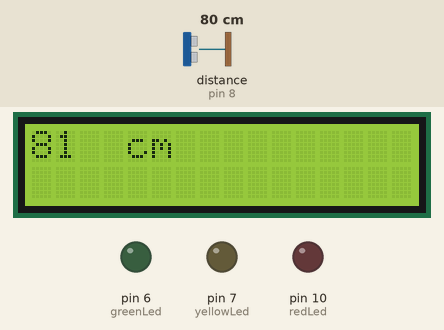
A sketch run on a simulated Arduino Uno, built with avr-gcc and run on an emulated ATmega328P. On the bench: 16×2 character LCD, output pins drawn as LEDs (lit = HIGH). Dashed ring = blinking. The test bench sets the inputs (shaded band); at power-on: distance to the obstacle (sensor on pin 8) 80 cm. The echo pulse lasts 58.3 µs per cm; what the sketch prints to the serial monitor is not drawn.

Above: at 1.2 s.
1.3 s: distance to the obstacle (sensor on pin 8) set to 74 cm
At 1.63 s:
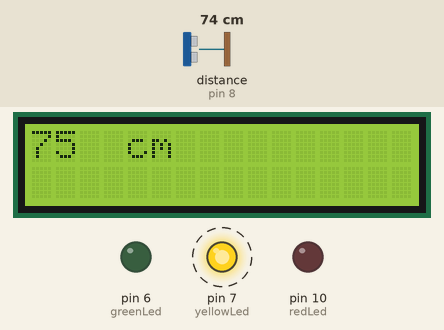
4.4 s: distance to the obstacle (sensor on pin 8) set to 54 cm
At 5.7 s:
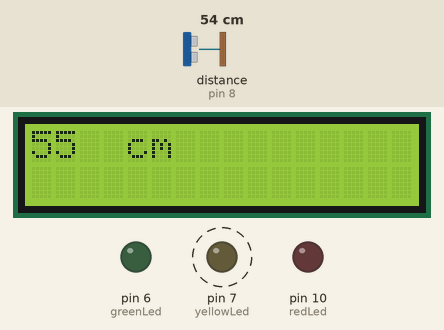
6.5 s: distance to the obstacle (sensor on pin 8) set to 44 cm
At 7.3 s:
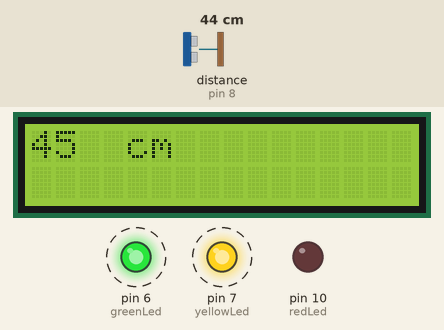
9.6 s: distance to the obstacle (sensor on pin 8) set to 21 cm
At 10.12 s:
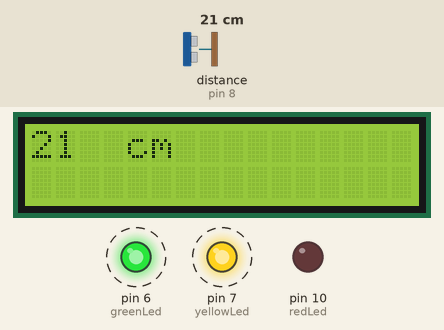
11.4 s: distance to the obstacle (sensor on pin 8) set to 18 cm
At 12.24 s:
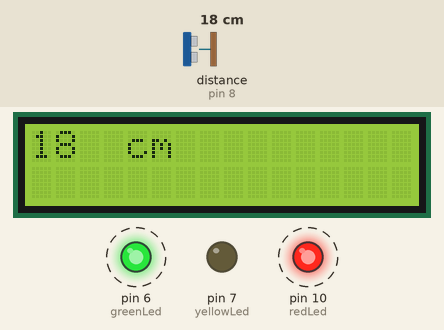
Timing chart, 0 to 15.5 s (numbered marks = the images above; inputs shaded):
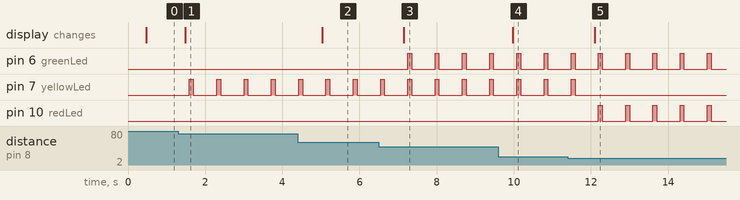

Measured:
- the behaviour switches between 79 and 78 cm on distance to the obstacle (sensor on pin 8) (found by bisection; images 0 and 1)
- the behaviour switches between 49 and 48 cm on distance to the obstacle (sensor on pin 8) (found by bisection; images 2 and 3)
- the behaviour switches between 20 and 19 cm on distance to the obstacle (sensor on pin 8) (found by bisection; images 4 and 5)
- after the input at 1.3 s, pin 7 (yellowLed): alternates HIGH for 0.10 s and LOW for 0.61 s, starting after 0.29 s; the display: changes after 0.19 s (image 1)
- after the input at 4.4 s, the display: changes after 0.63 s (image 2)
- after the input at 6.5 s, pin 6 (greenLed): alternates HIGH for 0.10 s and LOW for 0.61 s, starting after 0.75 s; the display: changes after 0.65 s (image 3)
- after the input at 9.6 s, the display: changes after 0.38 s (image 4)
- after the input at 11.4 s, pin 7 (yellowLed): goes on until 11.6 s, then stays LOW; pin 10 (redLed): alternates HIGH for 0.10 s and LOW for 0.61 s, starting after 0.79 s; the display: changes after 0.69 s (image 5)

The sketch:

ultrasonic_v0.1.ino
```cpp
#include <NewPing.h> //Load UltraSonic Library
#include <LiquidCrystal.h> //Load Liquid Crystal Library

LiquidCrystal lcd(12, 11, 5, 4, 3, 2);

#define TRIGGER_PIN  9
#define ECHO_PIN     8
#define MAX_DISTANCE 400

NewPing sonar(TRIGGER_PIN, ECHO_PIN, MAX_DISTANCE);

int greenLed = 6;
int yellowLed = 7;
int redLed = 10;

void setup() {
  Serial.begin(115200);
  lcd.begin(16, 2);
  lcd.print("testing...");

  // initialize digital pin LEDs as an output.
  pinMode(redLed, OUTPUT);
  pinMode(yellowLed,OUTPUT);
  pinMode(greenLed,OUTPUT);
}

void loop() {

  long cm;
  delay(400);
  Serial.print("Ping: ");

  int dist = sonar.ping_cm();

  Serial.print(dist);
  Serial.println("cm");

  lcd.clear();
  lcd.setCursor(0, 0);
  lcd.print(dist);
  lcd.print("  cm");
  delay(100);

  if (dist <20 )

  {

    digitalWrite(redLed, HIGH);   // turn the LED on (HIGH is the voltage level)
    digitalWrite(greenLed, HIGH);   // turn the LED on (HIGH is the voltage level)
    delay(100);

    digitalWrite(redLed, LOW);   // turn the LED off (LOW is the voltage level)
    digitalWrite(greenLed, LOW);   // turn the LED off (LOW is the voltage level)
    delay(100);

  }
  else if (dist <50)
  {
    digitalWrite(greenLed, HIGH);   // turn the LED on (HIGH is the voltage level)
    digitalWrite(yellowLed, HIGH);   // turn the LED on (HIGH is the voltage level)
    delay(100);

    digitalWrite(greenLed, LOW);   // turn the LED off (LOW is the voltage level)
    digitalWrite(yellowLed, LOW);   // turn the LED off (LOW is the voltage level)
    delay(100);

  }
    else if (dist <80)
  {
    digitalWrite(yellowLed, HIGH);   // turn the LED on (HIGH is the voltage level)
    delay(100);

    digitalWrite(yellowLed, LOW);   // turn the LED off (LOW is the voltage level)
    delay(100);

  }
}
```
